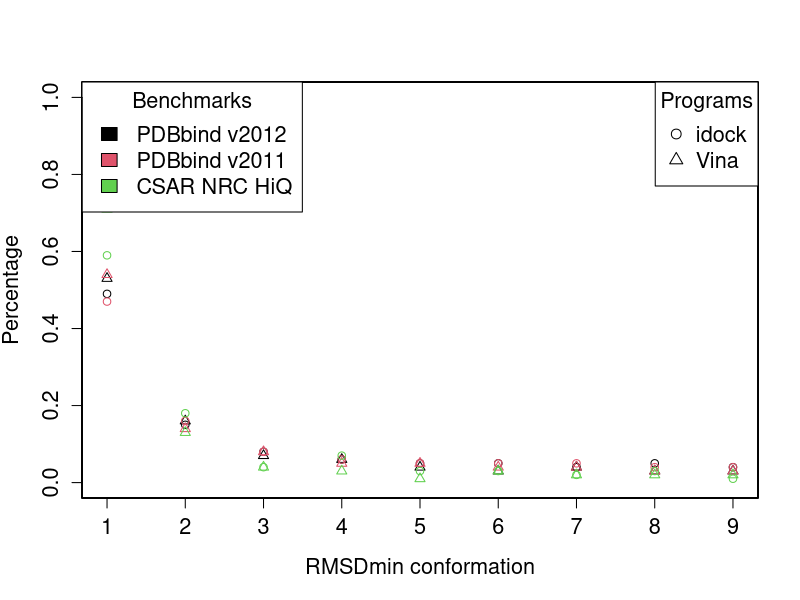

Write R code to recreate this figure.
#!/usr/bin/env Rscript
bs=c("PDBbind v2012","PDBbind v2011","CSAR NRC HiQ")
ps=c("idock","Vina")
d=read.csv('RMSDmDistribution.csv')
par(cex.lab=1.3,cex.axis=1.3,cex.main=1.3)
for (b in 1:length(bs)) {
for (p in 1:length(ps)) {
	plot(d[d$b==bs[b]&d$p==ps[p],"x"],d[d$b==bs[b]&d$p==ps[p],"y"],xlim=c(1,9),ylim=c(0,1),type="p",xaxt="n",yaxt="n",xlab="",ylab="",pch=p,col=b)
	par(new=T)
}
}
title(xlab="RMSDmin conformation",ylab="Percentage")
legend("topleft",title="Benchmarks",legend=bs,fill=1:length(bs),cex=1.3)
legend("topright",title="Programs",legend=ps,pch=1:length(ps),cex=1.3)
axis(1,at=c(1:9))
axis(2)
